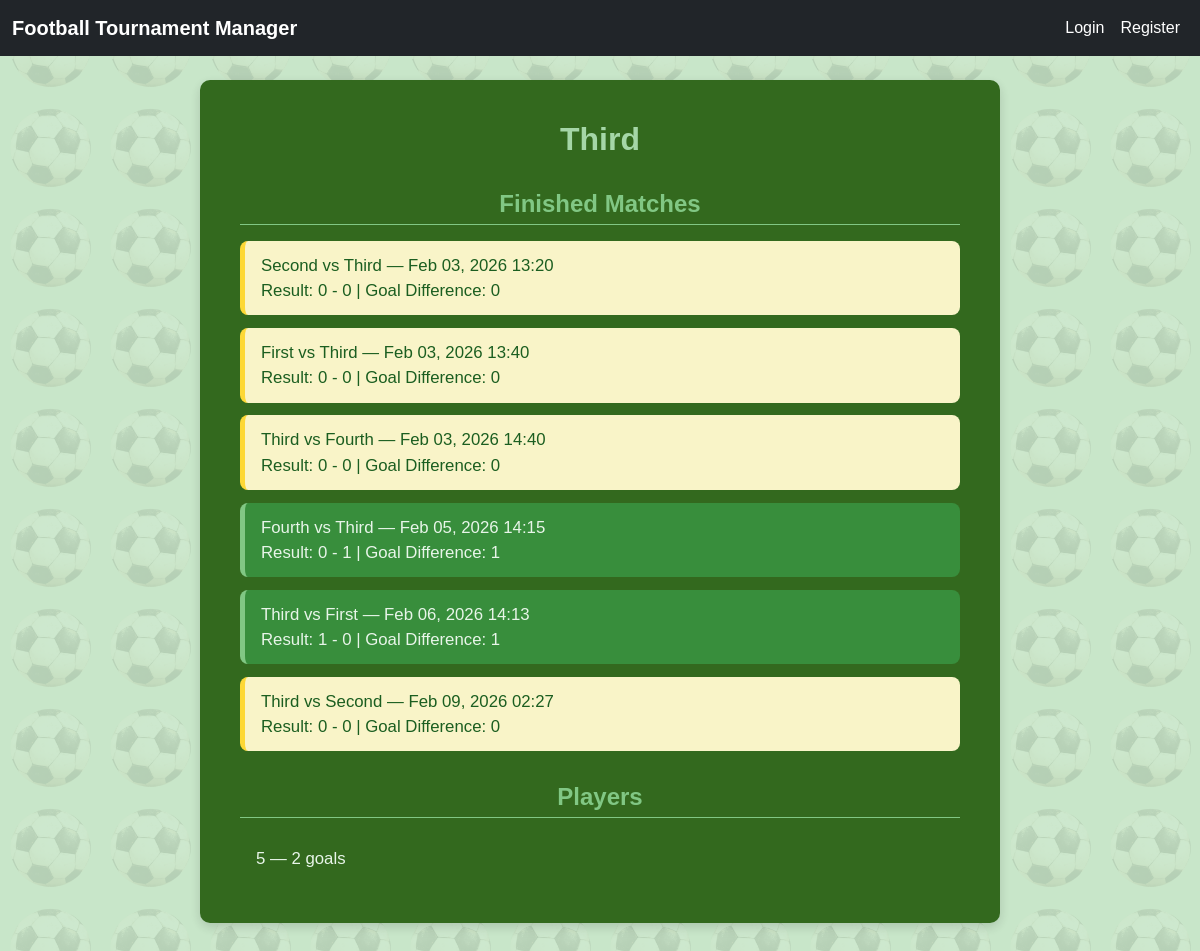
Screenshot of /tournament/24/teams/144/ with the database file from the repository.
### tournamentapp/models.py (models this page shows, shortened)
class Team(models.Model):
    name = models.CharField(
        max_length=100,
        verbose_name="Team Name",
        )
    tournament = models.ForeignKey(
        Tournament,
        on_delete=models.CASCADE,
        related_name='teams'
    )
    logo = models.ImageField(
        upload_to='team_logos/',
        blank=True,
        null=True,
        verbose_name="Team Logo",
        )
    tournament_points = models.PositiveIntegerField(
        default=0,
        verbose_name="Tournament Points",
        )
    match_points = models.PositiveIntegerField(
        default=0,
        verbose_name="Match Points",
        )
    class Meta:
        unique_together = ('name', 'tournament')

class Match(models.Model):
    tournament = models.ForeignKey(
        Tournament,
        on_delete=models.CASCADE,
        related_name='matches'
    )
    home_team = models.ForeignKey(Team, on_delete=models.CASCADE, related_name='home_matches')
    away_team = models.ForeignKey(Team, on_delete=models.CASCADE, related_name='away_matches')
    home_score = models.PositiveIntegerField(default=0)
    away_score = models.PositiveIntegerField(default=0)
    is_finished = models.BooleanField(default=False)
    start_time = models.DateTimeField()
    field = models.ForeignKey(
        Field,
        on_delete=models.PROTECT,
        null=False,
        blank=False,
        )
    class Meta:
        unique_together = ('home_team', 'away_team', 'start_time')
        ordering = ['start_time']
        verbose_name = "Match"
        verbose_name_plural = "Matches"

class Player(models.Model):
    name = models.CharField(
        max_length=100,
        help_text="Enter the player's name or jersey number.",
        verbose_name="Player Name",
        blank=False,
        null=False,
        )
    team = models.ForeignKey(
        Team,
        on_delete=models.CASCADE,
        related_name='players',
        verbose_name="Team",
        help_text="Select the team this player belongs to.",
        blank=False,
        null=False,
        )
    goals = models.PositiveIntegerField(
        default=0,
        verbose_name="Goals Scored",
        help_text="Total goals scored by the player."
        )
    own_goals = models.PositiveIntegerField(
        default=0,
        verbose_name="Own Goals",
        help_text="Total own goals scored by the player.")
    yellow_cards = models.PositiveIntegerField(
        default=0,
        verbose_name="Yellow Cards",
        help_text="Total yellow cards received by the player."
        )
    red_cards = models.PositiveIntegerField(
        default=0
        )
    is_allowed_to_play = models.BooleanField(
        default=True,
        verbose_name="Allowed to Play",
        help_text="Indicates if the player is allowed to play in the next match.")
    class Meta:
        unique_together = ('name', 'team')
        verbose_name = "Player"
        verbose_name_plural = "Players"

### tournamentapp/views.py (the view)
# urls.py: path('tournament/<int:tournament_id>/teams/<int:pk>/', TeamDetailView.as_view(), name='team-detail'),
class TeamDetailView(DetailView):
    model = Team
    template_name = 'teams/team_detail.html'
    context_object_name = 'team'
    def get_object(self, queryset=None):
        tournament_id = self.kwargs.get('tournament_id')
        team_pk = self.kwargs.get('pk')
        tournament = get_object_or_404(Tournament, pk=tournament_id)
        team = get_object_or_404(Team, pk=team_pk, tournament=tournament)
        return team
    def get_context_data(self, **kwargs):
        context = super().get_context_data(**kwargs)
        team = self.object
        all_matches = Match.objects.filter(
            Q(home_team=team) | Q(away_team=team)
        ).order_by('start_time')
        finished_matches = []
        for match in all_matches.filter(is_finished=True):
            is_home = match.home_team == team
            team_score = match.home_score if is_home else match.away_score
            opponent_score = match.away_score if is_home else match.home_score
            if team_score > opponent_score:
                match.result = 'win'
            elif team_score < opponent_score:
                match.result = 'loss'
            else:
                match.result = 'draw'
            match.goal_difference = abs(team_score - opponent_score)
            finished_matches.append(match)
        context['finished_matches'] = finished_matches
        context['upcoming_matches'] = all_matches.filter(is_finished=False)
        context['players'] = team.players.all()
        context['tournament'] = team.tournament
        return context

### tournamentapp/context_processors.py (called while the page is built)
def current_tournament(request):
    tournament = Tournament.objects.first()
    return {'tournament': tournament}

### tournamentapp/templates/teams/team_detail.html
{% extends 'base.html' %}
{% block content %}
<div class="container team-detail-container">
    <h1 class="page-title">{{ team.name }}</h1>
    <h2 class="matches-title">Finished Matches</h2>
    {% if finished_matches %}
        <ul class="match-list">
            {% for match in finished_matches %}
                <li class="match-item match-{{ match.result }}">
                    <a href="{% url 'match-detail' tournament.id match.id %}" class="match-link">
                        {{ match.home_team.name }} vs {{ match.away_team.name }} —
                        {{ match.start_time|date:"M d, Y H:i" }} <br>
                        Result: {{ match.home_score }} - {{ match.away_score }} |
                        Goal Difference: {{ match.goal_difference }}
                    </a>
                </li>
            {% endfor %}
        </ul>
    {% else %}
        <p>No finished matches for this team.</p>
    {% endif %}
    <h2 class="players">Players</h2>
    {% if players %}
    <ul class="player-list">
        {% for player in players %}
            <li class="player-stats">
                {{ player.name }} — {{ player.goals }} goal{{ player.goals|pluralize }}
            </li>
        {% endfor %}
    </ul>
    {% else %}
        <p></p>
    {% endif %}
{% endblock %}

### tournamentapp/static/css/base.css (style rules this page uses)
body::before { content: ""; position: fixed; top: 0; left: 0; width: 100%; height: 100%; background: url("/static/imgs/footnail.png"); background-size: 100px; opacity: 10%; mix-blend-mode: multiply; z-index: -1; }
body { background-color: #c8e6c9; opacity: 99.9%; z-index: -11; }

### tournamentapp/static/css/tournament_form.css (style rules this page uses)
h2 { text-align: center; font-size: 1.8rem; margin-top: 40px; margin-bottom: 20px; color: #388e3c; font-weight: bold; }

### tournamentapp/static/css/team_detail.css (style rules this page uses)
.team-detail-container { max-width: 800px; margin: 3rem auto; padding: 2.5rem; background-color: #33691e; border-radius: 10px; box-shadow: 0 4px 12px rgba(0,0,0,0.15); color: #e8f5e9; font-family: Arial, sans-serif; }
.team-detail-container .page-title { text-align: center; font-size: 2rem; font-weight: bold; color: #a5d6a7; margin-bottom: 2rem; }
.team-detail-container h2 { font-size: 1.5rem; font-weight: bold; color: #81c784; margin-top: 2rem; margin-bottom: 1rem; border-bottom: 1px solid #81c784; padding-bottom: 0.3rem; }
.team-detail-container .match-list, .team-detail-container .player-list { list-style-type: none; padding-left: 0; margin: 0; display: flex; flex-direction: column; gap: 0.8rem; }
.team-detail-container .match-item, .team-detail-container .player-stats { padding: 0.75rem 1rem; border-radius: 8px; font-size: 1.05rem; color: #e8f5e9; transition: transform 0.2s, box-shadow 0.2s; }
.team-detail-container .match-win { background-color: #388e3c; border-left: 5px solid #81c784; }
.team-detail-container .match-draw { background-color: #f9f4c8; border-left: 5px solid #fdd835; color: #1b5e20; }
.team-detail-container .match-link { text-decoration: none; color: inherit; display: block; transition: color 0.2s, transform 0.2s; }

### rows the page displays
Team: name "Third"
Match: home_team.name "Second", away_team.name "Third", start_time "Feb 03, 2026 13:20", home_score "0", away_score "0", goal_difference "0"
Match: home_team.name "First", away_team.name "Third", start_time "Feb 03, 2026 13:40", home_score "0", away_score "0", goal_difference "0"
Match: home_team.name "Third", away_team.name "Fourth", start_time "Feb 03, 2026 14:40", home_score "0", away_score "0", goal_difference "0"
Match: home_team.name "Fourth", away_team.name "Third", start_time "Feb 05, 2026 14:15", home_score "0", away_score "1", goal_difference "1"
Match: home_team.name "Third", away_team.name "First", start_time "Feb 06, 2026 14:13", home_score "1", away_score "0", goal_difference "1"
Match: home_team.name "Third", away_team.name "Second", start_time "Feb 09, 2026 02:27", home_score "0", away_score "0", goal_difference "0"
Player: name "5", goals "2"
